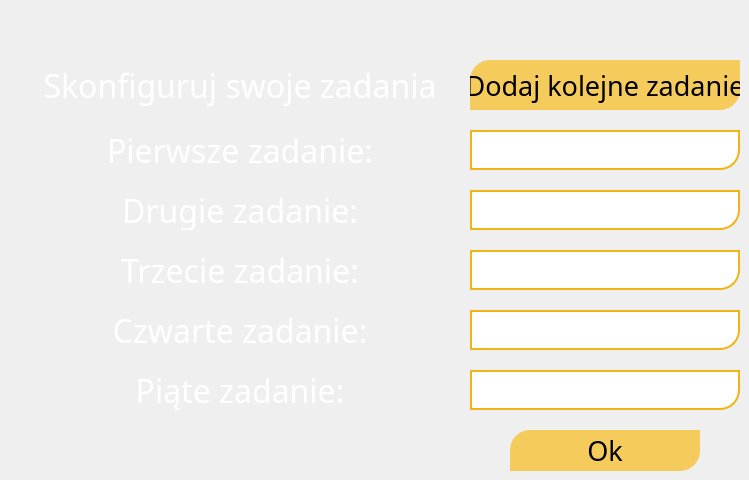
    <widget class="QWidget" name="ConfigPage">
     <widget class="QLabel" name="ConfigInfo">
      <property name="geometry">
       <rect>
        <x>40</x>
        <y>50</y>
        <width>400</width>
        <height>70</height>
       </rect>
      </property>
      <property name="font">
       <font>
        <family>Bahnschrift</family>
        <pointsize>24</pointsize>
        <weight>9</weight>
        <italic>false</italic>
        <bold>false</bold>
       </font>
      </property>
      <property name="styleSheet">
       <string notr="true">font: 75 24pt &quot;Bahnschrift&quot;;color: #FFFFFF;</string>
      </property>
      <property name="text">
       <string>Skonfiguruj swoje zadania</string>
      </property>
      <property name="alignment">
       <set>Qt::AlignCenter</set>
      </property>
     </widget>
     <widget class="QLabel" name="TaskName1">
      <property name="geometry">
       <rect>
        <x>40</x>
        <y>130</y>
        <width>400</width>
        <height>40</height>
       </rect>
      </property>
      <property name="font">
       <font>
        <family>Bahnschrift</family>
        <pointsize>24</pointsize>
        <weight>9</weight>
        <italic>false</italic>
        <bold>false</bold>
       </font>
      </property>
      <property name="styleSheet">
       <string notr="true">font: 75 24pt &quot;Bahnschrift&quot;;color: #FFFFFF;</string>
      </property>
      <property name="text">
       <string>Pierwsze zadanie:</string>
      </property>
      <property name="alignment">
       <set>Qt::AlignCenter</set>
      </property>
     </widget>
     <widget class="QLabel" name="TaskName2">
      <property name="geometry">
       <rect>
        <x>40</x>
        <y>190</y>
        <width>400</width>
        <height>40</height>
       </rect>
      </property>
      <property name="font">
       <font>
        <family>Bahnschrift</family>
        <pointsize>24</pointsize>
        <weight>9</weight>
        <italic>false</italic>
        <bold>false</bold>
       </font>
      </property>
      <property name="styleSheet">
       <string notr="true">font: 75 24pt &quot;Bahnschrift&quot;;color: #FFFFFF;</string>
      </property>
      <property name="text">
       <string>Drugie zadanie:</string>
      </property>
      <property name="alignment">
       <set>Qt::AlignCenter</set>
      </property>
     </widget>
     <widget class="QLabel" name="TaskName3">
      <property name="geometry">
       <rect>
        <x>40</x>
        <y>250</y>
        <width>400</width>
        <height>40</height>
       </rect>
      </property>
      <property name="font">
       <font>
        <family>Bahnschrift</family>
        <pointsize>24</pointsize>
        <weight>9</weight>
        <italic>false</italic>
        <bold>false</bold>
       </font>
      </property>
      <property name="styleSheet">
       <string notr="true">font: 75 24pt &quot;Bahnschrift&quot;;color: #FFFFFF;</string>
      </property>
      <property name="text">
       <string>Trzecie zadanie:</string>
      </property>
      <property name="alignment">
       <set>Qt::AlignCenter</set>
      </property>
     </widget>
     <widget class="QLabel" name="TaskName4">
      <property name="geometry">
       <rect>
        <x>40</x>
        <y>310</y>
        <width>400</width>
        <height>40</height>
       </rect>
      </property>
      <property name="font">
       <font>
        <family>Bahnschrift</family>
        <pointsize>24</pointsize>
        <weight>9</weight>
        <italic>false</italic>
        <bold>false</bold>
       </font>
      </property>
      <property name="styleSheet">
       <string notr="true">font: 75 24pt &quot;Bahnschrift&quot;;color: #FFFFFF;</string>
      </property>
      <property name="text">
       <string>Czwarte zadanie:</string>
      </property>
      <property name="alignment">
       <set>Qt::AlignCenter</set>
      </property>
     </widget>
     <widget class="QLabel" name="TaskName5">
      <property name="geometry">
       <rect>
        <x>40</x>
        <y>370</y>
        <width>400</width>
        <height>40</height>
       </rect>
      </property>
      <property name="font">
       <font>
        <family>Bahnschrift</family>
        <pointsize>24</pointsize>
        <weight>9</weight>
        <italic>false</italic>
        <bold>false</bold>
       </font>
      </property>
      <property name="styleSheet">
       <string notr="true">font: 75 24pt &quot;Bahnschrift&quot;;color: #FFFFFF;</string>
      </property>
      <property name="text">
       <string>Piąte zadanie:</string>
      </property>
      <property name="alignment">
       <set>Qt::AlignCenter</set>
      </property>
     </widget>
     <widget class="QLineEdit" name="SetTaskName1">
      <property name="geometry">
       <rect>
        <x>470</x>
        <y>130</y>
        <width>270</width>
        <height>40</height>
       </rect>
      </property>
      <property name="font">
       <font>
        <family>Bahnschrift</family>
        <pointsize>-1</pointsize>
        <weight>50</weight>
        <italic>false</italic>
        <bold>false</bold>
       </font>
      </property>
      <property name="styleSheet">
       <string notr="true">border: 2px solid rgb(240, 181, 20);
border-bottom-right-radius:  20px;
color: #FFFFFF;font: 18px &quot;Bahnschrift&quot;;

</string>
      </property>
     </widget>
     <widget class="QLineEdit" name="SetTaskName2">
      <property name="geometry">
       <rect>
        <x>470</x>
        <y>190</y>
        <width>270</width>
        <height>40</height>
       </rect>
      </property>
      <property name="font">
       <font>
        <family>Bahnschrift</family>
        <pointsize>-1</pointsize>
        <weight>50</weight>
        <italic>false</italic>
        <bold>false</bold>
       </font>
      </property>
      <property name="styleSheet">
       <string notr="true">border: 2px solid rgb(240, 181, 20);
border-bottom-right-radius:  20px;
color: #FFFFFF;font: 18px &quot;Bahnschrift&quot;;

</string>
      </property>
     </widget>
     <widget class="QLineEdit" name="SetTaskName3">
      <property name="geometry">
       <rect>
        <x>470</x>
        <y>250</y>
        <width>270</width>
        <height>40</height>
       </rect>
      </property>
      <property name="font">
       <font>
        <family>Bahnschrift</family>
        <pointsize>-1</pointsize>
        <weight>50</weight>
        <italic>false</italic>
        <bold>false</bold>
       </font>
      </property>
      <property name="styleSheet">
       <string notr="true">border: 2px solid rgb(240, 181, 20);
border-bottom-right-radius:  20px;
color: #FFFFFF;font: 18px &quot;Bahnschrift&quot;;

</string>
      </property>
     </widget>
     <widget class="QLineEdit" name="SetTaskName4">
      <property name="geometry">
       <rect>
        <x>470</x>
        <y>310</y>
        <width>270</width>
        <height>40</height>
       </rect>
      </property>
      <property name="font">
       <font>
        <family>Bahnschrift</family>
        <pointsize>-1</pointsize>
        <weight>50</weight>
        <italic>false</italic>
        <bold>false</bold>
       </font>
      </property>
      <property name="styleSheet">
       <string notr="true">border: 2px solid rgb(240, 181, 20);
border-bottom-right-radius:  20px;
color: #FFFFFF;font: 18px &quot;Bahnschrift&quot;;

</string>
      </property>
     </widget>
     <widget class="QLineEdit" name="SetTaskName5">
      <property name="geometry">
       <rect>
        <x>470</x>
        <y>370</y>
        <width>270</width>
        <height>40</height>
       </rect>
      </property>
      <property name="font">
       <font>
        <family>Bahnschrift</family>
        <pointsize>-1</pointsize>
        <weight>50</weight>
        <italic>false</italic>
        <bold>false</bold>
       </font>
      </property>
      <property name="styleSheet">
       <string notr="true">border: 2px solid rgb(240, 181, 20);
border-bottom-right-radius:  20px;
color: #FFFFFF;font: 18px &quot;Bahnschrift&quot;;

</string>
      </property>
      <property name="alignment">
       <set>Qt::AlignLeading|Qt::AlignLeft|Qt::AlignVCenter</set>
      </property>
     </widget>
     <widget class="QPushButton" name="DoneConfigButton">
      <property name="geometry">
       <rect>
        <x>510</x>
        <y>430</y>
        <width>190</width>
        <height>41</height>
       </rect>
      </property>
      <property name="font">
       <font>
        <family>Bahnschrift</family>
        <pointsize>20</pointsize>
        <weight>9</weight>
        <italic>false</italic>
        <bold>false</bold>
       </font>
      </property>
      <property name="styleSheet">
       <string notr="true">QPushButton{
background-color: rgba(245, 203, 92, 1);
border-bottom-right-radius:  20px;
border-top-left-radius:  20px;
font: 75 20pt &quot;Bahnschrift&quot;;
}

QPushButton::hover{
background-color: rgba(240, 181, 20, 1);
border-bottom-right-radius:  20px;
border-top-left-radius:  20px;
font: 75 20pt &quot;Bahnschrift&quot;;
}</string>
      </property>
      <property name="text">
       <string>Ok</string>
      </property>
     </widget>
     <widget class="QPushButton" name="AddNewTaskButton">
      <property name="geometry">
       <rect>
        <x>470</x>
        <y>60</y>
        <width>270</width>
        <height>50</height>
       </rect>
      </property>
      <property name="font">
       <font>
        <family>Bahnschrift</family>
        <pointsize>20</pointsize>
        <weight>9</weight>
        <italic>false</italic>
        <bold>false</bold>
       </font>
      </property>
      <property name="styleSheet">
       <string notr="true">QPushButton{
background-color: rgba(245, 203, 92, 1);
border-bottom-right-radius:  20px;
border-top-left-radius:  20px;
font: 75 20pt &quot;Bahnschrift&quot;;
}

QPushButton::hover{
background-color: rgba(240, 181, 20, 1);
border-bottom-right-radius:  20px;
border-top-left-radius:  20px;
font: 75 20pt &quot;Bahnschrift&quot;;
}</string>
      </property>
      <property name="text">
       <string>Dodaj kolejne zadanie</string>
      </property>
     </widget>
    </widget>
